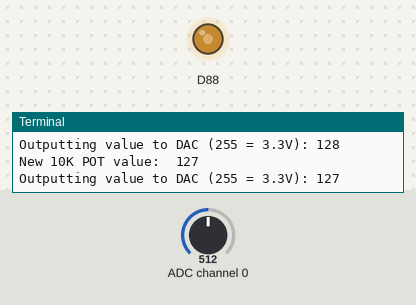
The program below on a simulated Raspberry Pi (BCM pin numbers). On the bench: output pins drawn as LEDs (lit = HIGH), the last lines printed to the terminal. The test bench sets the inputs (shaded band); at power-on: ADC channel 0 = 512 (analog values on the 0–1023 scale).

Above: at 1.2 s.
1.3 s: ADC channel 0 set to 716
At 2.3 s:
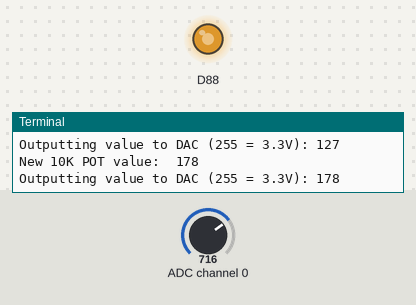
2.9 s: ADC channel 0 set to 900
At 3.9 s:
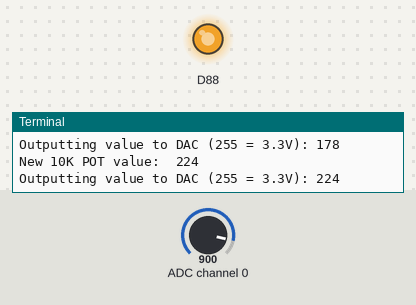
4.5 s: ADC channel 0 set to 122
At 5.4 s:
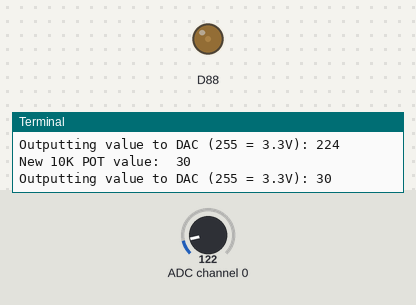
6.1 s: ADC channel 0 set to 0
At 6.9 s:
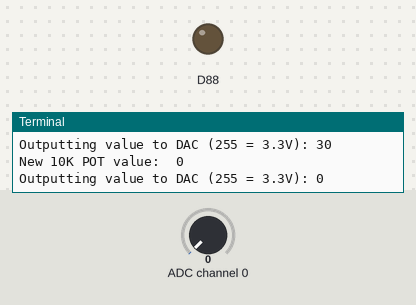
7.7 s: ADC channel 0 set to 511
At 8.4 s:
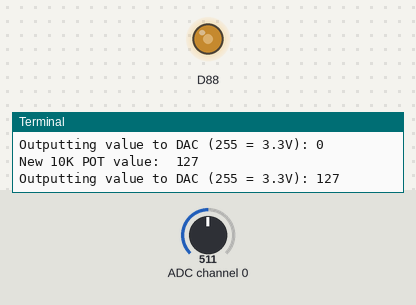
Timing chart, 0 to 10.3 s (numbered marks = the images above; inputs shaded):
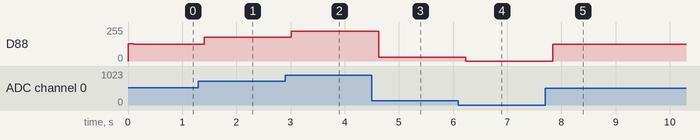

Measured:
- after the input at 1.3 s, D88: 127/255 → 178/255 after 0.11 s
- after the input at 2.9 s, D88: 178/255 → 224/255 after 0.12 s
- after the input at 4.5 s, D88: 224/255 → 30/255 after 0.13 s
- after the input at 6.1 s, D88: 30/255 → 0/255 after 0.13 s
- after the input at 7.7 s, D88: 0/255 → 127/255 after 0.14 s

The program:

pcf8591-10kpot-led-control.py
```python
# (licence header left out)
import smbus
import time

adc = smbus.SMBus(1)

prev_value = 0
while True:
    value = adc.read_byte_data(0x48, 0x40)
    if prev_value != value:
        print('New 10K POT value:  {}'.format(value))
        prev_value = value

        adc.write_byte_data(0x48, 0x40, value)
        print('Outputting value to DAC (255 = 3.3V): {}'.format(value))

    time.sleep(0.1)
```
